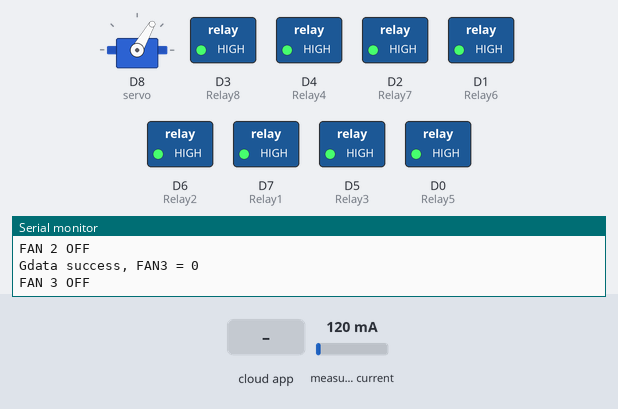
The sketch below on a simulated ESP8266 (NodeMCU). On the bench: servo, switched loads named in the sketch (green lamp = pin HIGH), the last lines printed to the serial monitor. The inputs (shaded band) are chosen by the test bench; at power-on: measured current 120 mA. WiFi joins after 1.5 s; servers stay silent unless stated; the Firebase database answers and starts empty.

Above: at 3.1 s.
3.2 s: the phone or cloud app sets LED1 to 1
At 8.8 s:
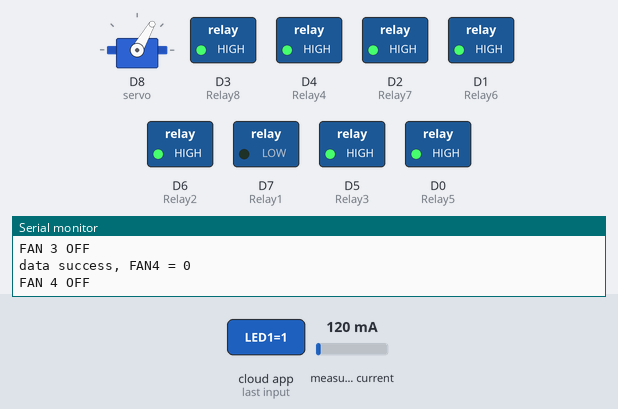
9.1 s: the phone or cloud app sets FAN1 to 1
At 14.9 s:
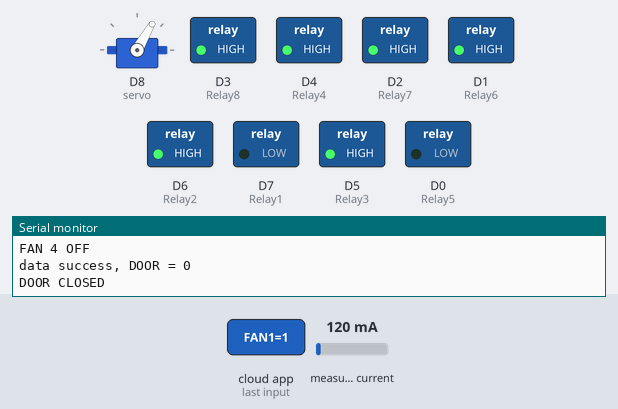
15.2 s: the phone or cloud app sets Door to 1
At 21.0 s:
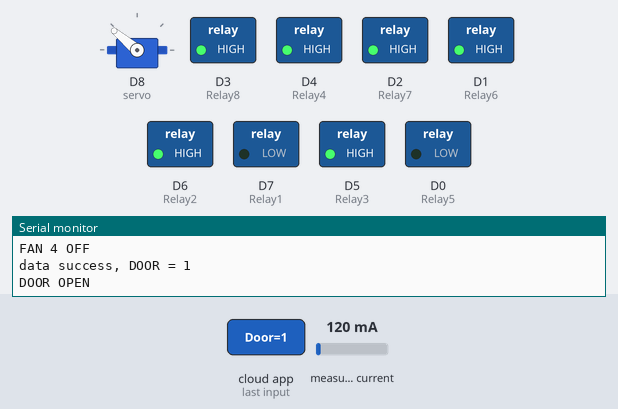
21.3 s: the phone or cloud app sets LED2 to 1
At 25.1 s:
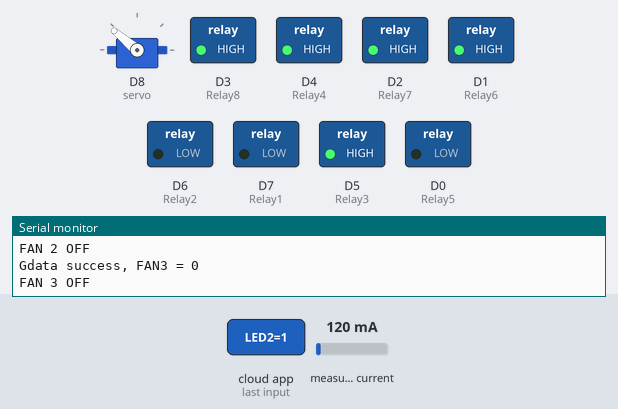
25.7 s: the phone or cloud app sets LED3 to 1
At 31.1 s:
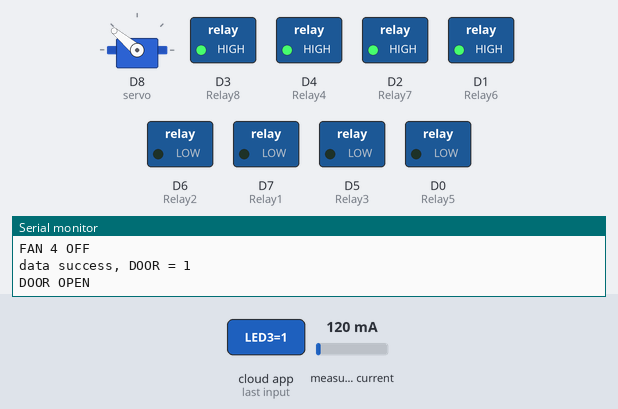
31.4 s: the phone or cloud app sets LED4 to 1
At 36.4 s:
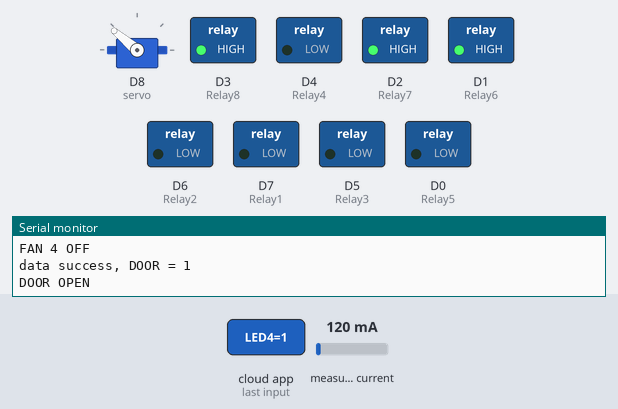
Timing chart, 0 to 37.9 s (numbered marks = the images above; inputs shaded):
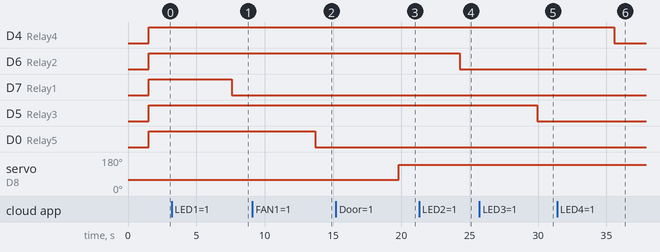

Measured:
- after the input at 3.2 s, D7 (Relay1): HIGH → LOW after 4.4 s
- after the input at 9.1 s, D0 (Relay5): HIGH → LOW after 4.6 s
- after the input at 15.2 s, servo on D8 (servo): 60° → 140° after 4.6 s
- after the input at 21.3 s, D6 (Relay2): HIGH → LOW after 3.0 s
- after the input at 25.7 s, D5 (Relay3): HIGH → LOW after 4.2 s
- after the input at 31.4 s, D4 (Relay4): HIGH → LOW after 4.2 s

The sketch:

ESP8266_HOMEAUTOMATION_FIREBASE.ino
```cpp
#include "FirebaseESP8266.h"
#include <ESP8266WiFi.h>
#include "ACS712.h"
#include <Servo.h>
Servo servo;
//1. Change the following info
#define WIFI_SSID " "// your wifi connection name
#define WIFI_PASSWORD " "// your wifi connection password
#define FIREBASE_HOST " "// your firebase host link
#define FIREBASE_AUTH " "// your firebase authentication key

//2. Define FirebaseESP8266 data object for data sending and receiving
FirebaseData fbdo;

#define Relay1 D7  //D1
#define Relay2 D6  //D2
#define Relay3 D5  //D3
#define Relay4 D4 //D4

#define Relay5 D0  //D5
#define Relay6 D1  //D6
#define Relay7 D2  //D7
#define Relay8 D3  //D8

ACS712 sensor1(ACS712_20A, A0);

int I1;

int rel1,rel2,rel3,rel4,rel5,rel6,rel7,rel8;


void setup()
{

  Serial.begin(115200);

  WiFi.begin(WIFI_SSID, WIFI_PASSWORD);
  Serial.print("Connecting to Wi-Fi");
  while (WiFi.status() != WL_CONNECTED)
  {
    Serial.print(".");
    delay(300);
  }
  Serial.println();
  Serial.print("Connected with IP: ");
  Serial.println(WiFi.localIP());
  Serial.println();

  pinMode(Relay1,OUTPUT);
  pinMode(Relay2,OUTPUT);
  pinMode(Relay3,OUTPUT);
  pinMode(Relay4,OUTPUT);
  pinMode(Relay5,OUTPUT);
  pinMode(Relay6,OUTPUT);
  pinMode(Relay7,OUTPUT);
  pinMode(Relay8,OUTPUT);
  digitalWrite(Relay1,HIGH);
  digitalWrite(Relay2,HIGH);
  digitalWrite(Relay3,HIGH);
  digitalWrite(Relay4,HIGH);
  digitalWrite(Relay5,HIGH);
  digitalWrite(Relay6,HIGH);
  digitalWrite(Relay7,HIGH);
  digitalWrite(Relay8,HIGH);
  servo.attach(D8);
  servo.write(60);
  sensor1.calibrate();

  //3. Set your Firebase info

  Firebase.begin(FIREBASE_HOST, FIREBASE_AUTH);

  //4. Enable auto reconnect the WiFi when connection lost
  Firebase.reconnectWiFi(true);

  //5. Try to set int data to Firebase
  //The set function returns bool for the status of operation
  //fbdo requires for sending the data
  if(Firebase.setInt(fbdo, "/LED_Status", 0))
  {
    //Success
     Serial.println("Set int data success");

  }else{
    //Failed?, get the error reason from fbdo

    Serial.print("Error in setInt, ");
    Serial.println(fbdo.errorReason());
  }


  //6. Try to get int data from Firebase
  //The get function returns bool for the status of operation
  //fbdo requires for receiving the data
  if(Firebase.getInt(fbdo, "/LED_Status"))
  {
    //Success
    Serial.print("Get int data success, int = ");
    Serial.println(fbdo.intData());

  }else{
    //Failed?, get the error reason from fbdo

    Serial.print("Error in getInt, ");
    Serial.println(fbdo.errorReason());
  }

  /*

  In case where you want to set other data types i.e. bool, float, double and String, you can use setBool, setFloat, setDouble and setString.
  If you want to get data which you known its type at specific node, use getInt, getBool, getFloat, getDouble, getString.
  If you don't know the data type at specific node, use get and check its type.

  The following shows how to get the variant data

  */

 if(Firebase.get(fbdo, "/LED_Status"))
  {
    //Success
    Serial.print("Get variant data success, type = ");
    Serial.println(fbdo.dataType());

    if(fbdo.dataType() == "int"){
      Serial.print("data = ");
      Serial.println(fbdo.intData());
    }else if(fbdo.dataType() == "bool"){
      if(fbdo.boolData())
        Serial.println("data = true");
      else
        Serial.println("data = false");
    }

  }else{
    //Failed?, get the error reason from fbdo

    Serial.print("Error in get, ");
    Serial.println(fbdo.errorReason());
  }


}

void loop()
{
   if(Firebase.getInt(fbdo, "/LED1"))
  {
    //Success
    Serial.print("data success, LED1 = ");
    Serial.println(fbdo.intData());

    if (fbdo.intData()==1){
    digitalWrite(Relay1, LOW);
    Serial.println("RELAY 1 ONN");
    }
    else{
      digitalWrite(Relay1, HIGH);
      Serial.println("RELAY 1 OFF");
    }
  }
  else{
    //Failed?, get the error reason from fbdo
    Serial.print("Error in LED1, ");
    Serial.println(fbdo.errorReason());
  }

  if(Firebase.getInt(fbdo, "/LED2"))
  {
    //Success
    Serial.print("data success, LED2 = ");
    Serial.println(fbdo.intData());

    if (fbdo.intData()==1){
    digitalWrite(Relay2, LOW);
    Serial.println("RELAY 2 ONN");
    }
    else{
      digitalWrite(Relay2, HIGH);
      Serial.println("RELAY 2 OFF");
    }
  }
  else{
    //Failed?, get the error reason from fbdo
    Serial.print("Error in LED2, ");
    Serial.println(fbdo.errorReason());
  }

  if(Firebase.getInt(fbdo, "/LED3"))
  {
    //Success
    Serial.print("data success, LED3 = ");
    Serial.println(fbdo.intData());

    if (fbdo.intData()==1){
    digitalWrite(Relay3, LOW);
    Serial.println("RELAY 3 ONN");
    }
    else{
      digitalWrite(Relay3, HIGH);
      Serial.println("RELAY 3 OFF");
    }
  }
  else{
    //Failed?, get the error reason from fbdo
    Serial.print("Error in LED3, ");
    Serial.println(fbdo.errorReason());
  }

  if(Firebase.getInt(fbdo, "/LED4"))
  {
    //Success
    Serial.print("data success, LED4 = ");
    Serial.println(fbdo.intData());

    if (fbdo.intData()==1){
    digitalWrite(Relay4, LOW);
    Serial.println("RELAY 4 ONN");
    }
    else{
      digitalWrite(Relay4, HIGH);
      Serial.println("RELAY 4 OFF");
    }
  }
  else{
    //Failed?, get the error reason from fbdo
    Serial.print("Error in LED4, ");
    Serial.println(fbdo.errorReason());
  }

  if(Firebase.getInt(fbdo, "/FAN1"))
  {
    //Success
    Serial.print("data success, FAN1 = ");
    Serial.println(fbdo.intData());

    if (fbdo.intData()==1){
    digitalWrite(Relay5, LOW);
    Serial.println("FAN 1 ONN");
    }
    else{
      digitalWrite(Relay5, HIGH);
      Serial.println("FAN 1 OFF");
    }
  }
  else{
    //Failed?, get the error reason from fbdo
    Serial.print("Error in FAN1, ");
    Serial.println(fbdo.errorReason());
  }

  if(Firebase.getInt(fbdo, "/FAN2"))
  {
    //Success
    Serial.print("data success, FAN2 = ");
    Serial.println(fbdo.intData());

      if (fbdo.intData()==1){
    digitalWrite(Relay6, LOW);
    Serial.println("FAN 2 ONN");
    }
    else{
      digitalWrite(Relay6, HIGH);
      Serial.println("FAN 2 OFF");
    }
  }
  else{
    //Failed?, get the error reason from fbdo

    Serial.print("Error in FAN2, ");
    Serial.println(fbdo.errorReason());
  }

  if(Firebase.getInt(fbdo, "/FAN3"))
  {
    //Success
    Serial.print("Gdata success, FAN3 = ");
    Serial.println(fbdo.intData());

      if (fbdo.intData()==1){
    digitalWrite(Relay7, LOW);
    Serial.println("FAN 3 ONN");
    }
    else{
      digitalWrite(Relay7, HIGH);
      Serial.println("FAN 3 OFF");
    }
  }
  else{
    //Failed?, get the error reason from fbdo
    Serial.print("Error in FAN3, ");
    Serial.println(fbdo.errorReason());
  }

  if(Firebase.getInt(fbdo, "/FAN4"))
  {
    //Success
    Serial.print("data success, FAN4 = ");
    Serial.println(fbdo.intData());

       if (fbdo.intData()==1){
    digitalWrite(Relay8, LOW);
    Serial.println("FAN 4 ONN");
    }
    else{
      digitalWrite(Relay8, HIGH);
      Serial.println("FAN 4 OFF");
    }
  }
  else{
    //Failed?, get the error reason from fbdo
    Serial.print("Error in FAN4, ");
    Serial.println(fbdo.errorReason());
  }

    if(Firebase.getInt(fbdo, "/Door"))
  {
    //Success
    Serial.print("data success, DOOR = ");
    Serial.println(fbdo.intData());

       if (fbdo.intData()==1){
    servo.attach(D8);
    servo.write(140);
    Serial.println("DOOR OPEN");
    }
    else{
    servo.attach(D8);
    servo.write(60);
    Serial.println("DOOR CLOSED");
    }
  }
  else{
    //Failed?, get the error reason from fbdo
    Serial.print("Error in FAN4, ");
    Serial.println(fbdo.errorReason());
  }
  delay(2000);
  float I = sensor1.getCurrentDC();
  Serial.println(I);
  I1 = sensor1.getCurrentDC();
  int i= -I1;
  Serial.print("I =");
  Serial.println(i);
 // String I = String(I1) + String("Amp");
 // Firebase.pushString(fbdo,"/Load_Value",I);
  if(Firebase.setInt(fbdo, "/Load_Value",i))
  {
    //Success
     Serial.println("Load data success");

  }else{
    //Failed?, get the error reason from fbdo

    Serial.print("Error in Load Value, ");
    Serial.println(fbdo.errorReason());
    }
    delay(2000);

}
```
